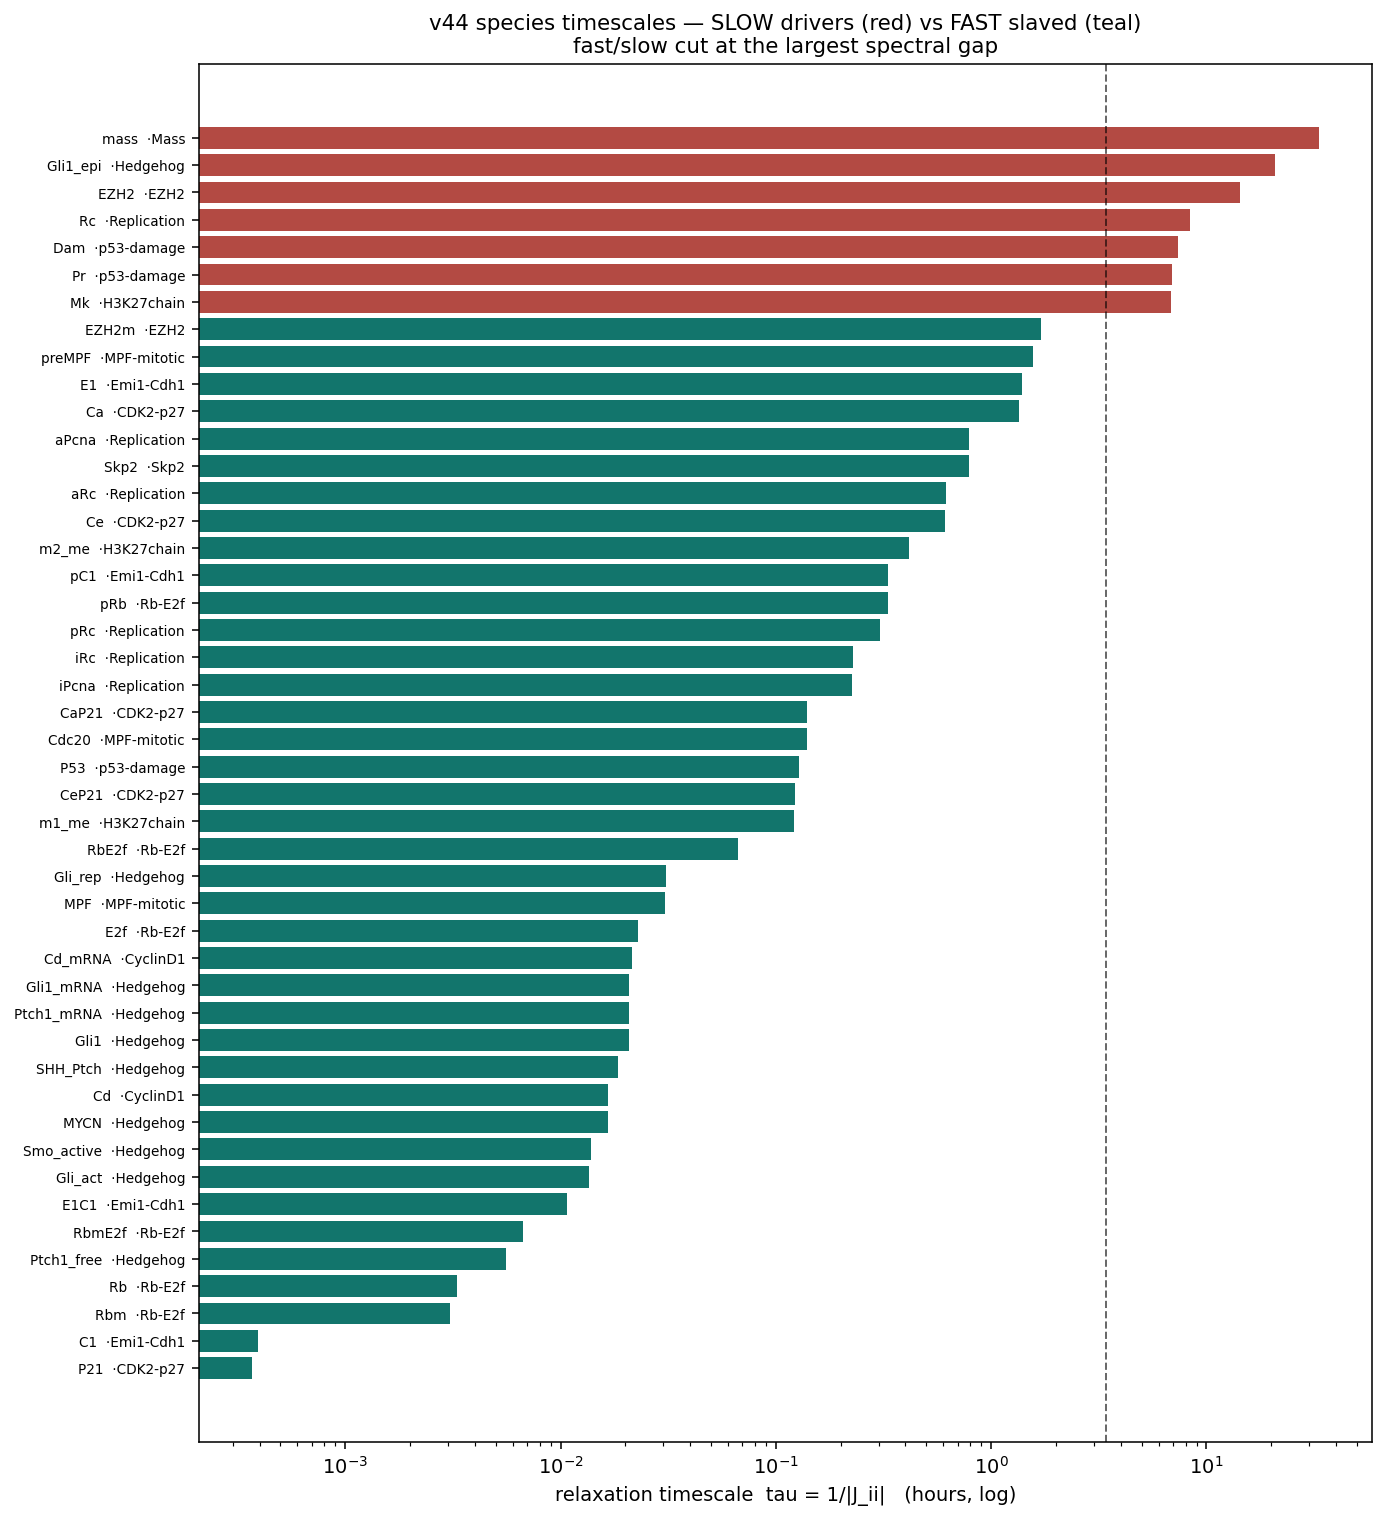

The script that saved this image:
"""STRUCTURE ANALYSIS — step B: timescale separation & the reduced core.

Per-species relaxation timescale tau_i = 1/|J_ii| (how fast species i forgets a perturbation), plus the full
Jacobian eigenvalue spectrum, at settled operating points. FAST (small tau) species are quasi-steady-state
followers; SLOW (large tau) species are the real degrees of freedom that must be tracked. The spectral gap
locates the fast/slow cut. Output: a ranked timescale table + histogram, and the proposed slow core.

Run: ./venv/bin/python simulations/struct/B_timescales.py
"""
import os, sys, json
os.environ.setdefault('TWO_STEP_RB', '1'); os.environ.setdefault('H3K27_CHAIN', '1')
sys.path.insert(0, os.path.dirname(os.path.dirname(os.path.dirname(os.path.abspath(__file__)))))
import numpy as np
import tellurium as te
import matplotlib
matplotlib.use('Agg')
import matplotlib.pyplot as plt
from src.build_model_v44_heldt import build_model_v44
from A_loops import MODULES, MOD_OF  # reuse the module map

OUT = os.path.dirname(os.path.abspath(__file__))
rr = te.loada(build_model_v44())
sp = rr.getFloatingSpeciesIds()
rr.reset(); rr.simulate(0, 3000, 3000)

# collect diagonal timescales across a few phases (min); take the SLOWEST (max tau) each species reaches
taus = {s: [] for s in sp}
eig_all = []
t = 3000.0
for k in range(8):
    rr.simulate(t, t + 175, 20); t += 175
    J = np.array(rr.getFullJacobian())
    for i, s in enumerate(sp):
        d = abs(J[i, i])
        taus[s].append(1.0 / d if d > 1e-9 else np.inf)
    ev = np.linalg.eigvals(J)
    eig_all.append(ev)

# per-species representative tau = MEDIAN over phases (min). Convert to hours.
tau_h = {s: float(np.median([x for x in taus[s] if np.isfinite(x)]) / 60.0)
         if any(np.isfinite(x) for x in taus[s]) else np.inf for s in sp}
ranked = sorted(sp, key=lambda s: tau_h[s], reverse=True)

print("=== SPECIES RELAXATION TIMESCALES (tau = 1/|J_ii|, hours; slowest first) ===")
print(f"{'species':>12} {'tau(h)':>9}  module")
for s in ranked:
    th = tau_h[s]
    tag = f"{th:8.2f}" if np.isfinite(th) and th < 1e4 else "   slow*"
    print(f"{s:>12} {tag}  {MOD_OF.get(s,'?')}")

# fast/slow split: find the biggest log-gap in the RELEVANT band (0.1-40 h) -- the minutes/hours boundary,
# not the spurious gap among the sub-second rapid-equilibrium species.
band = sorted([(s, tau_h[s]) for s in sp if np.isfinite(tau_h[s]) and 0.1 < tau_h[s] < 40], key=lambda x: x[1])
logs = np.log10([v for _, v in band])
gaps = np.diff(logs)
cut_i = int(np.argmax(gaps)) if len(gaps) else 0
cut_tau = float(np.sqrt(band[cut_i][1] * band[cut_i + 1][1])) if len(band) > cut_i + 1 else 1.0
slow = [s for s in sp if np.isfinite(tau_h[s]) and tau_h[s] >= cut_tau] + \
       [s for s in sp if not np.isfinite(tau_h[s])]   # Dna (inf) is slow
print(f"\nbiggest spectral gap at tau ~ {cut_tau:.2f} h  ->  {len(slow)} SLOW species")
print("SLOW (real dof):", sorted(slow, key=lambda s: -tau_h[s]))
print("slow modules:", sorted(set(MOD_OF.get(s,'?') for s in slow)))

# full eigenvalue timescales (mixed modes) -> the true dynamical spectrum
ev = eig_all[3]
re = np.real(ev)
mode_tau = np.sort(1.0 / (np.abs(re[np.abs(re) > 1e-9]) + 1e-12))[::-1] / 60.0
print(f"\nslowest 8 eigen-mode timescales (h): {np.round(mode_tau[:8],2)}")
print(f"fastest 5 eigen-mode timescales (h): {np.round(mode_tau[-5:],4)}")

# ---- figure: timescale bar (log), colored fast/slow ----
fig, ax = plt.subplots(figsize=(10, 11))
ys = [s for s in ranked if np.isfinite(tau_h[s])]
vals = [tau_h[s] for s in ys]
cols = ['#b34a43' if tau_h[s] > cut_tau else '#12756c' for s in ys]
ax.barh(range(len(ys)), vals, color=cols, edgecolor='none')
ax.set_yticks(range(len(ys))); ax.set_yticklabels([f"{s}  ·{MOD_OF.get(s,'?')}" for s in ys], fontsize=7)
ax.set_xscale('log'); ax.invert_yaxis()
ax.axvline(cut_tau, color='k', ls='--', lw=1, alpha=.6)
ax.set_xlabel('relaxation timescale  tau = 1/|J_ii|   (hours, log)')
ax.set_title('v44 species timescales — SLOW drivers (red) vs FAST slaved (teal)\nfast/slow cut at the largest spectral gap', fontsize=11)
plt.tight_layout()
fig.savefig(os.path.join(OUT, 'B_timescales.png'), dpi=140, bbox_inches='tight')
print("wrote B_timescales.png")

json.dump(dict(tau_hours={s: (tau_h[s] if np.isfinite(tau_h[s]) else None) for s in sp},
               ranked=ranked, cut_tau_h=float(cut_tau), slow=sorted(slow, key=lambda s: -tau_h[s]),
               slow_modules=sorted(set(MOD_OF.get(s,'?') for s in slow)),
               slow_eigen_tau_h=[float(x) for x in mode_tau[:8]]),
          open(os.path.join(OUT, 'B_timescales.json'), 'w'), indent=2)
print("wrote B_timescales.json")
